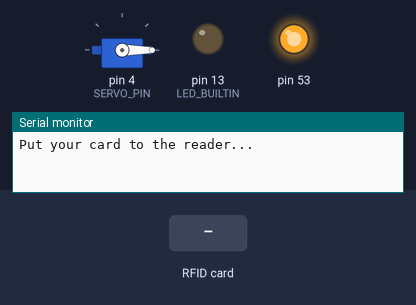
Bench run of a sketch on a simulated Arduino Mega 2560, built with avr-gcc and run on an emulated ATmega2560. Parts: servo, output pins drawn as LEDs (lit = HIGH), the last lines printed to the serial monitor. The test bench sets the inputs (shaded band).

Above: at 8.7 s.
8.8 s: RFID card 5E 7A 19 C4 held to the reader
At 9.6 s:
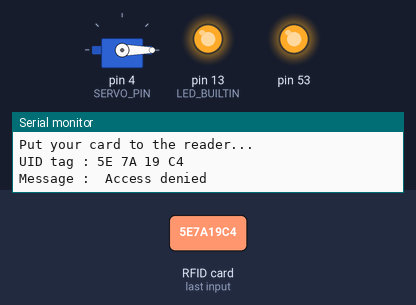
11.3 s: RFID card 04 71 69 B2 81 5B 80 held to the reader
At 12.5 s:
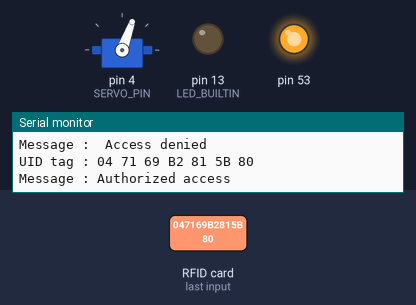
Timing chart, 0 to 20.8 s (numbered marks = the images above; inputs shaded):
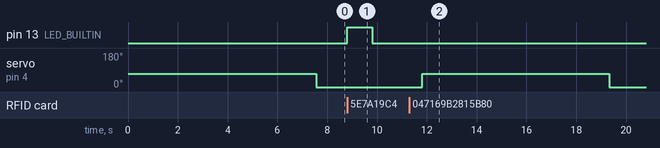

Measured:
- after the input at 8.8 s, pin 13 (LED_BUILTIN): LOW → HIGH at once, → LOW 1.0 s later
- after the input at 11.3 s, servo on pin 4 (SERVO_PIN): 0° → 70° after 0.51 s, → 0° 7.5 s later

The sketch:

Auto_Lock.ino
```cpp
#include <SPI.h>
#include <MFRC522.h>
#include <Servo.h>


#define SS_PIN 21
#define RST_PIN 22

#define SERVO_PIN 4
Servo myservo;

#define ACCESS_DELAY 2000
#define DENIED_DELAY 1000
MFRC522 mfrc522(SS_PIN, RST_PIN);   // Create MFRC522 instance.

void setup()
{
  Serial.begin(115200);   // Initiate a serial communication
  SPI.begin();          // Initiate  SPI bus
  mfrc522.PCD_Init();   // Initiate MFRC522
  pinMode(LED_BUILTIN, OUTPUT);
  myservo.attach(SERVO_PIN);
  myservo.write( 70 );
  delay(7500);
  myservo.write( 0 );
  Serial.println("Put your card to the reader...");
  Serial.println();

}
void loop()
{
  // Look for new cards
  if ( ! mfrc522.PICC_IsNewCardPresent())
  {
    return;
  }
  // Select one of the cards
  if ( ! mfrc522.PICC_ReadCardSerial())
  {
    return;
  }
  //Show UID on serial monitor
  Serial.print("UID tag :");
  String content= "";
  byte letter;
  for (byte i = 0; i < mfrc522.uid.size; i++)
  {
     Serial.print(mfrc522.uid.uidByte[i] < 0x10 ? " 0" : " ");
     Serial.print(mfrc522.uid.uidByte[i], HEX);
     content.concat(String(mfrc522.uid.uidByte[i] < 0x10 ? " 0" : " "));
     content.concat(String(mfrc522.uid.uidByte[i], HEX));
  }
  Serial.println();
  Serial.print("Message : ");
  content.toUpperCase();
  if (content.substring(1) == "04 71 69 B2 81 5B 80") //change here the UID of the card
  {
    Serial.println("Authorized access");
    Serial.println();
    myservo.write( 70 );
    delay(7500);
    myservo.write( 0 );

  }

 else   {
    Serial.println(" Access denied");
    digitalWrite(LED_BUILTIN, HIGH);   // turn the LED on (HIGH is the voltage level)
    delay(1000);                       // wait for a second
    digitalWrite(LED_BUILTIN, LOW);    // turn the LED off by making the voltage LOW
    delay(1000);
    delay(DENIED_DELAY);
  }
}
```
